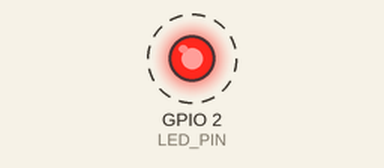
A sketch run on a simulated ESP32. On the bench: output pins drawn as LEDs (lit = HIGH). Dashed ring = blinking. What the sketch prints to the serial monitor is not drawn.

Above: at 0.5 s.
Timing chart, 0 to 4.6 s (numbered marks = the images above):
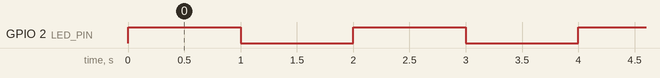

Measured:
- by itself, GPIO 2 (LED_PIN): alternates HIGH for 1.0 s and LOW for 1.0 s

The sketch:

sketch.ino
```cpp
#define LED_PIN 2

void setup() {
    pinMode(LED_PIN, OUTPUT);
    Serial.begin(115200);
    Serial.println("ESP32 LED Blink Initialized");
}

void loop() {
    digitalWrite(LED_PIN, HIGH);
    Serial.println("LED ON");
    delay(1000);

    digitalWrite(LED_PIN, LOW);
    Serial.println("LED OFF");
    delay(1000);
}
```
